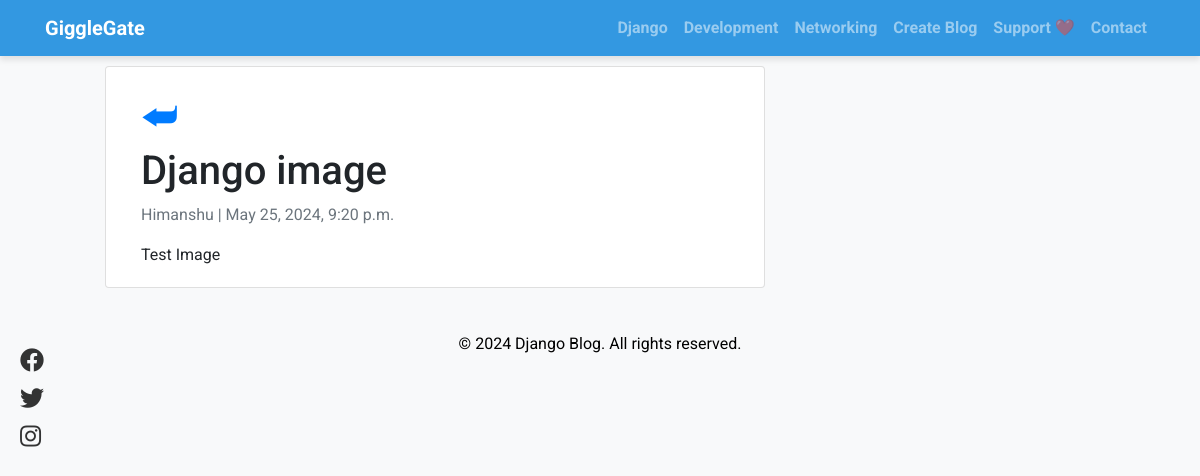
Screenshot of /django-image/ with the database file from the repository.
### Blog_app/models.py (models this page shows, shortened)
class Django(models.Model):
    title = models.CharField(max_length=200, unique=True)
    slug = models.SlugField(max_length=200, unique=True)
    author = models.ForeignKey(User, on_delete=models.CASCADE, related_name='blog_posts')
    updated_on = models.DateTimeField(auto_now=True)
    content = models.TextField()
    created_on = models.DateTimeField(auto_now_add=True)
    status = models.IntegerField(choices=STATUS, default=0)
    image = models.ImageField(upload_to='images/', blank=True, null=True)
    class Meta:
        ordering = ['-created_on']

### Blog_app/views.py (the view)
# urls.py: path('<slug:slug>/', views.DjangoDetail.as_view(), name='django_detail'),
class DjangoDetail(generic.DetailView):
    model = Django
    template_name = 'django_detail.html'

### templates/django_detail.html (shortened to what this page needs)
{% extends 'base.html' %}
{% block content %}
<div class="outer-container">
  <div class="inner-container">
    <div class="row">
      <div class="col-md-8 card mb-4 mt-3 left top">
        <div class="card-body">
          <a href="{{ request.META.HTTP_REFERER }}"> <span style="font-size: 40px;">&#11176;</span> </a>
          <h1>{% block title %}{{ object.title }}{% endblock title %}</h1>
          <p class="text-muted">{{ django.author }} | {{ django.created_on }}</p>
          <p class="card-text">{{ object.content | safe }}</p>
        </div>
      </div>
    </div>
  </div>
</div>
{% endblock content %}

### templates/base.html (style rules this page uses)
body { font-family: "Roboto", sans-serif; font-size: 16px; background-color: #f8f9fa; }

### templates/django_detail.html (style rules this page uses)
body { margin-top: 50px; margin-bottom: 50px; }
.outer-container { display: flex; justify-content: center; }
.inner-container { width: 100%; max-width: 80%; }

### templates/social.html (style rules this page uses)
.outer-container { display: flex; justify-content: center; position: relative; }
.inner-container { width: 100%; max-width: 80%; position: relative; }

### rows the page displays
Django: title "Django image", author "Himanshu", created_on "May 25, 2024, 9:20 p.m.", content "Test Image"
